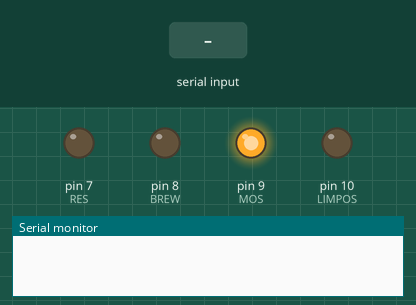
Bench run of a sketch on a simulated Arduino Uno, built with avr-gcc and run on an emulated ATmega328P. On the bench: output pins drawn as LEDs (lit = HIGH), the last lines printed to the serial monitor. Inputs (shaded band) come from the test bench.

Above: at 1.2 s.
1.3 s: "1" received over Serial
At 3.5 s:
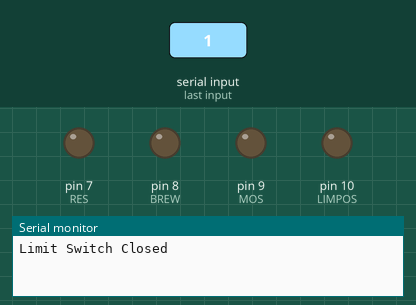
3.8 s: "0" received over Serial
Timing chart, 0 to 6.8 s (numbered marks = the images above; inputs shaded):
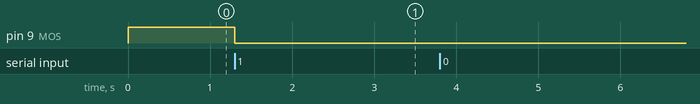

The sketch:

BrewCycle.ino
```cpp
# define LIMPOS 10
# define MOS 9
# define BREW 8
# define RES 7
# define POW 6

void setup() {
Serial.begin(115200);
pinMode(LIMPOS,INPUT);
pinMode(BREW,INPUT);
pinMode(MOS, OUTPUT);
pinMode(RES, OUTPUT);
pinMode(POW, INPUT);
}

void loop() {
digitalWrite(MOS, HIGH);
digitalWrite(RES, LOW);

while(Serial.available() ==0){}
digitalWrite(MOS,LOW);
Serial.println("Limit Switch Closed");
Serial.readString();
pinMode(LIMPOS,OUTPUT);
digitalWrite(LIMPOS, LOW);

while(Serial.available() ==0){}
Serial.readString();
pinMode(BREW, OUTPUT);
digitalWrite(BREW,LOW);
delay(100);
pinMode(BREW, INPUT);
Serial.println("Brew button pressed. Brew Initiatied");
delay(12000);
pinMode(RES,INPUT);
Serial.println("Resevoir Sensor Opened.");

// Change below condition to while(height > full && dispense_complete != true)
// rather than while(Serial.available() ==0).
// Will need to monitor when water height begins to rise and restart
// cycle after heated water has dispensed (~27s after water begins dispensing)

while(Serial.available() ==0){}
Serial.readString();
pinMode(POW, OUTPUT);
digitalWrite(POW, LOW);
delay(100);
pinMode(POW, INPUT);
Serial.println("Power button pressed. Brew aborted.");
pinMode(RES,OUTPUT);
pinMode(LIMPOS,INPUT);

}
```

Measured:
- after the input at 1.3 s, pin 9 (MOS): HIGH → LOW at once
